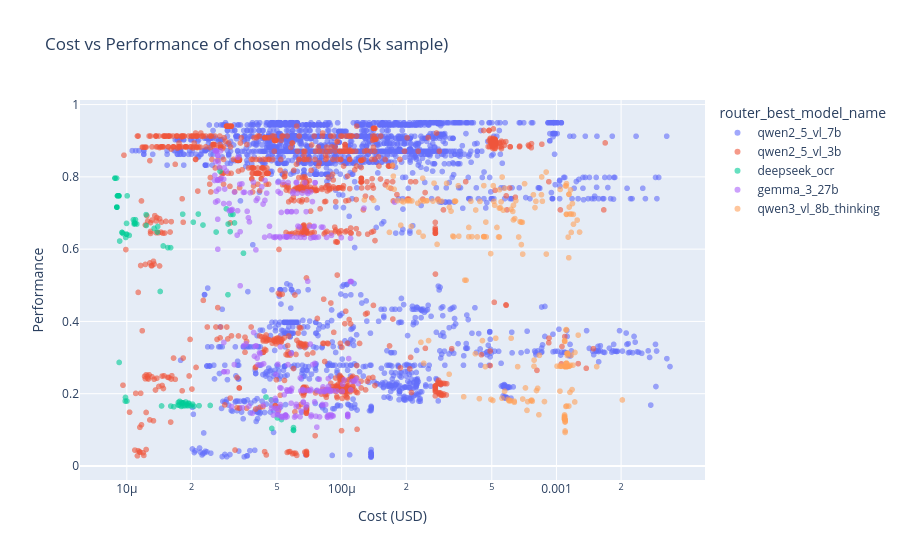

The code cell stored with this chart in its notebook:
### Code cell
# Cost vs Performance scatter
fig = px.scatter(
    router_train.sample(min(5000, len(router_train)), random_state=42),
    x='router_chosen_cost',
    y='router_chosen_perf',
    color='router_best_model_name',
    title='Cost vs Performance of chosen models (5k sample)',
    labels={'router_chosen_cost': 'Cost (USD)', 'router_chosen_perf': 'Performance'},
    opacity=0.6,
)
fig.update_xaxes(type='log')
fig.show()

### Figure 1 — Plotly figure (JSON) as saved in the notebook; plotly's stock layout.template omitted (floating-point values rounded to 4 significant figures; data arrays with more than 128 entries replaced by an {"elided": "..."} marker saying what was removed)
{"data": [{"hovertemplate": "router_best_model_name=qwen2_5_vl_7b<br>Cost (USD)=%{x}<br>Performance=%{y}<extra></extra>", "legendgroup": "qwen2_5_vl_7b", "marker": {"color": "#636efa", "opacity": 0.6, "symbol": "circle"}, "mode": "markers", "name": "qwen2_5_vl_7b", "showlegend": true, "type": "scattergl", "x": {"elided": "3259 float values"}, "xaxis": "x", "y": {"elided": "3259 float values"}, "yaxis": "y"}, {"hovertemplate": "router_best_model_name=qwen2_5_vl_3b<br>Cost (USD)=%{x}<br>Performance=%{y}<extra></extra>", "legendgroup": "qwen2_5_vl_3b", "marker": {"color": "#EF553B", "opacity": 0.6, "symbol": "circle"}, "mode": "markers", "name": "qwen2_5_vl_3b", "showlegend": true, "type": "scattergl", "x": {"elided": "1173 float values"}, "xaxis": "x", "y": {"elided": "1173 float values"}, "yaxis": "y"}, {"hovertemplate": "router_best_model_name=deepseek_ocr<br>Cost (USD)=%{x}<br>Performance=%{y}<extra></extra>", "legendgroup": "deepseek_ocr", "marker": {"color": "#00cc96", "opacity": 0.6, "symbol": "circle"}, "mode": "markers", "name": "deepseek_ocr", "showlegend": true, "type": "scattergl", "x": [9.05e-06, 5.969e-05, 3.172e-05, 2.263e-05, 3.048e-05, 1.602e-05, 9.21e-06, 2.022e-05, 1.113e-05, 9.2e-06, 9.14e-06, 5.969e-05, 2.039e-05, 9.5e-06, 1.34e-05, 8.99e-06, 8.96e-06, 1.931e-05, 1.792e-05, 9.86e-06, 1.882e-05, 2.152e-05, 1.655e-05, 9.6e-06, 8.99e-06, 2.962e-05, 9.14e-06, 8.99e-06, 9.14e-06, 1.945e-05, 1.991e-05, 1.094e-05, 1.001e-05, 3.027e-05, 9.5e-06, 1.822e-05, 5.969e-05, 9.97e-06, 1.82e-05, 1.451e-05, 3.492e-05, 1.825e-05, 2.055e-05, 9.17e-06, 1.599e-05, 2.445e-05, 9.83e-06, 1.935e-05, 9.11e-06, 1.392e-05, 3.12e-05, 5.249e-05, 1.905e-05, 8.81e-06, 9.17e-06, 9.05e-06, 4.446e-05, 1.004e-05, 1.811e-05, 1.097e-05, 1.762e-05, 1.09e-05, 1.388e-05, 9.08e-06, 1.902e-05, 4.697e-05, 5.022e-05, 8.99e-06, 2.716e-05, 1.026e-05, 1.861e-05, 1.073e-05, 1.792e-05, 1.477e-05, 8.99e-06, 1.738e-05, 1.732e-05, 9.97e-06, 8.81e-06, 1.232e-05, 2.17e-05, 1.83e-05, 9.26e-06, 2.906e-05, 1.23e-05, 1.43e-05, 2.605e-05, 1.755e-05, 4.732e-05, 9.89e-06, 1.081e-05, 1.082e-05, 1.552e-05, 2.957e-05, 9.97e-06], "xaxis": "x", "y": [0.7475, 0.09834, 0.6725, 0.6667, 0.696, 0.1657, 0.2865, 0.1711, 0.6695, 0.7475, 0.7475, 0.1062, 0.6746, 0.6462, 0.6574, 0.7162, 0.7965, 0.1733, 0.1648, 0.1896, 0.177, 0.697, 0.1639, 0.6433, 0.7162, 0.6695, 0.7475, 0.7162, 0.7475, 0.1736, 0.1663, 0.6708, 0.1796, 0.6485, 0.6462, 0.1749, 0.09969, 0.6712, 0.6967, 0.166, 0.5887, 0.1666, 0.1654, 0.7475, 0.6041, 0.1674, 0.1796, 0.1671, 0.7475, 0.6627, 0.696, 0.1285, 0.1671, 0.7965, 0.7475, 0.7475, 0.1908, 0.7475, 0.1731, 0.6815, 0.1788, 0.6708, 0.6474, 0.7475, 0.1709, 0.1831, 0.1329, 0.7162, 0.8157, 0.6382, 0.1663, 0.6815, 0.1756, 0.6088, 0.7162, 0.1757, 0.1686, 0.6412, 0.7965, 0.6655, 0.1669, 0.1746, 0.6223, 0.7115, 0.6955, 0.4829, 0.6474, 0.1682, 0.1038, 0.6323, 0.6695, 0.6746, 0.6042, 0.474, 0.6412], "yaxis": "y"}, {"hovertemplate": "router_best_model_name=gemma_3_27b<br>Cost (USD)=%{x}<br>Performance=%{y}<extra></extra>", "legendgroup": "gemma_3_27b", "marker": {"color": "#ab63fa", "opacity": 0.6, "symbol": "circle"}, "mode": "markers", "name": "gemma_3_27b", "showlegend": true, "type": "scattergl", "x": {"elided": "253 float values"}, "xaxis": "x", "y": {"elided": "253 float values"}, "yaxis": "y"}, {"hovertemplate": "router_best_model_name=qwen3_vl_8b_thinking<br>Cost (USD)=%{x}<br>Performance=%{y}<extra></extra>", "legendgroup": "qwen3_vl_8b_thinking", "marker": {"color": "#FFA15A", "opacity": 0.6, "symbol": "circle"}, "mode": "markers", "name": "qwen3_vl_8b_thinking", "showlegend": true, "type": "scattergl", "x": {"elided": "220 float values"}, "xaxis": "x", "y": {"elided": "220 float values"}, "yaxis": "y"}], "layout": {"legend": {"title": {"text": "router_best_model_name"}, "tracegroupgap": 0}, "title": {"text": "Cost vs Performance of chosen models (5k sample)"}, "xaxis": {"anchor": "y", "domain": [0, 1], "title": {"text": "Cost (USD)"}, "type": "log"}, "yaxis": {"anchor": "x", "domain": [0, 1], "title": {"text": "Performance"}}}}
